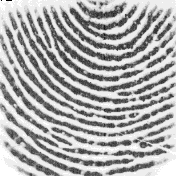
#> input picture samples/finger-1-trim.png, 176 x 176 px; its folder holds 4 pictures in this run
$ python test_finger_match.py   (older library calls are emulated)
#> lines starting #> are read from the running program, lines starting #| are printed output that depends on the picture; after the words box and inside, x2 and y2 are one past the last pixel; in counts of white or black regions, pixels touching at a corner belong together
#> further down, img is the input picture: shape (176, 176); min 0, max 255, mean 172
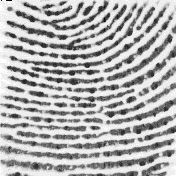
#> input picture samples/finger-10-trim.png, 176 x 176 px
#> further down, img_to_compare is the input picture: shape (176, 176); min 0, max 255, mean 176.6
### finger_match.py
import cv2
import os
import sys
import numpy
import matplotlib.pyplot as plt
from enhance_fingers import image_enhance
from skimage.morphology import skeletonize, thin

# os.chdir("/app/")

def removedot(invertThin):
    temp0 = numpy.array(invertThin[:])
    temp0 = numpy.array(temp0)
    temp1 = temp0/255
    temp2 = numpy.array(temp1)
    temp3 = numpy.array(temp2)

    enhanced_img = numpy.array(temp0)
    filter0 = numpy.zeros((10,10))
    W,H = temp0.shape[:2]
    filtersize = 6

    for i in range(W - filtersize):
        for j in range(H - filtersize):
            filter0 = temp1[i:i + filtersize,j:j + filtersize]

            flag = 0
            if sum(filter0[:,0]) == 0:
                flag +=1
            if sum(filter0[:,filtersize - 1]) == 0:
                flag +=1
            if sum(filter0[0,:]) == 0:
                flag +=1
            if sum(filter0[filtersize - 1,:]) == 0:
                flag +=1
            if flag > 3:
                temp2[i:i + filtersize, j:j + filtersize] = numpy.zeros((filtersize, filtersize))

    return temp2


def get_descriptors(img):
	clahe = cv2.createCLAHE(clipLimit=2.0, tileGridSize=(8,8))
	img = clahe.apply(img)
	img = image_enhance.image_enhance(img)
	img = numpy.array(img, dtype=numpy.uint8)
	# Threshold
	ret, img = cv2.threshold(img, 127, 255, cv2.THRESH_BINARY_INV | cv2.THRESH_OTSU)
	# Normalize to 0 and 1 range
	img[img == 255] = 1

	#Thinning
	skeleton = skeletonize(img)
	skeleton = numpy.array(skeleton, dtype=numpy.uint8)
	skeleton = removedot(skeleton)
	# Harris corners
	harris_corners = cv2.cornerHarris(img, 3, 3, 0.04)
	harris_normalized = cv2.normalize(harris_corners, 0, 255, norm_type=cv2.NORM_MINMAX, dtype=cv2.CV_32FC1)
	threshold_harris = 125
	# Extract keypoints
	keypoints = []
	for x in range(0, harris_normalized.shape[0]):
		for y in range(0, harris_normalized.shape[1]):
			if harris_normalized[x][y] > threshold_harris:
				keypoints.append(cv2.KeyPoint(y, x, 1))
	# Define descriptor
	orb = cv2.ORB_create()
	# Compute descriptors
	_, des = orb.compute(img, keypoints)
	return (keypoints, des);


def match(img1, img2):
	kp1, des1 = get_descriptors(img1)
	kp2, des2 = get_descriptors(img2)

	# Matching between descriptors
	bf = cv2.BFMatcher(cv2.NORM_HAMMING, crossCheck=True)
	matches = sorted(bf.match(des1, des2), key= lambda match:match.distance)

	# Plot keypoints
	# img4 = cv2.drawKeypoints(img1, kp1, outImage=None)
	# img5 = cv2.drawKeypoints(img2, kp2, outImage=None)
	# f, axarr = plt.subplots(1,2)
	# axarr[0].imshow(img4)
	# axarr[1].imshow(img5)
	# plt.show()
	# # Plot matches
	# img3 = cv2.drawMatches(img1, kp1, img2, kp2, matches, flags=2, outImg=None)
	# plt.imshow(img3)
	# plt.show()

	# Calculate score
	score = 0;
	for match in matches:
		score += match.distance
	score_threshold = 50
	if score/len(matches) < score_threshold:
		return True,score/len(matches)
	else:
		return False, score/len(matches)


# [5 lines that do not run on import are left out]

### enhance_fingers/ridge_segment.py
# -*- coding: utf-8 -*-
"""
Created on Mon Apr 18 23:04:30 2016

@author: utkarsh
"""


# RIDGESEGMENT - Normalises fingerprint image and segments ridge region
#
# Function identifies ridge regions of a fingerprint image and returns a
# mask identifying this region.  It also normalises the intesity values of
# the image so that the ridge regions have zero mean, unit standard
# deviation.
#
# This function breaks the image up into blocks of size blksze x blksze and
# evaluates the standard deviation in each region.  If the standard
# deviation is above the threshold it is deemed part of the fingerprint.
# Note that the image is normalised to have zero mean, unit standard
# deviation prior to performing this process so that the threshold you
# specify is relative to a unit standard deviation.
#
# Usage:   [normim, mask, maskind] = ridgesegment(im, blksze, thresh)
#
# Arguments:   im     - Fingerprint image to be segmented.
#              blksze - Block size over which the the standard
#                       deviation is determined (try a value of 16).
#              thresh - Threshold of standard deviation to decide if a
#                       block is a ridge region (Try a value 0.1 - 0.2)
#
# Returns:     normim - Image where the ridge regions are renormalised to
#                       have zero mean, unit standard deviation.
#              mask   - Mask indicating ridge-like regions of the image,
#                       0 for non ridge regions, 1 for ridge regions.
#              maskind - Vector of indices of locations within the mask.
#
# Suggested values for a 500dpi fingerprint image:
#
#   [normim, mask, maskind] = ridgesegment(im, 16, 0.1)
#
# See also: RIDGEORIENT, RIDGEFREQ, RIDGEFILTER

### REFERENCES

# Peter Kovesi
# School of Computer Science & Software Engineering
# The University of Western Australia
# pk at csse uwa edu au
# http://www.csse.uwa.edu.au/~pk


import numpy as np

def normalise(img,mean,std):
    normed = (img - np.mean(img))/(np.std(img));
    return(normed)

def ridge_segment(im,blksze,thresh):

#> called with blksze = 16, thresh = 0.1
    rows,cols = im.shape;

    im = normalise(im,0,1);    # normalise to get zero mean and unit standard deviation


    new_rows =  np.int(blksze * np.ceil((np.float(rows))/(np.float(blksze))))
    new_cols =  np.int(blksze * np.ceil((np.float(cols))/(np.float(blksze))))

    padded_img = np.zeros((new_rows,new_cols));
    stddevim = np.zeros((new_rows,new_cols));

    padded_img[0:rows][:,0:cols] = im;

    for i in range(0,new_rows,blksze):
        for j in range(0,new_cols,blksze):
            block = padded_img[i:i+blksze][:,j:j+blksze];

            stddevim[i:i+blksze][:,j:j+blksze] = np.std(block)*np.ones(block.shape)
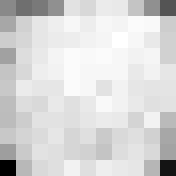
#> stddevim: shape (176, 176) float64; min 0.0828, max 1.1, mean 0.941; drawn with min black and max white

    stddevim = stddevim[0:rows][:,0:cols]

    mask = stddevim > thresh;
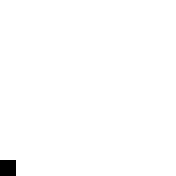
#> mask: shape (176, 176) bool; 99.2% white; 1 black region, box (x1, y1, x2, y2) and area: (0, 160, 16, 176) 256

    mean_val = np.mean(im[mask]);
#> mean_val = -0.00848

    std_val = np.std(im[mask]);
#> std_val = 1

    normim = (im - mean_val)/(std_val);

    return(normim,mask)

### enhance_fingers/ridge_orient.py
# -*- coding: utf-8 -*-
"""
Created on Tue Apr 19 11:31:54 2016

@author: utkarsh
"""


# RIDGEORIENT - Estimates the local orientation of ridges in a fingerprint
#
# Usage:  [orientim, reliability, coherence] = ridgeorientation(im, gradientsigma,...
#                                             blocksigma, ...
#                                             orientsmoothsigma)
#
# Arguments:  im                - A normalised input image.
#             gradientsigma     - Sigma of the derivative of Gaussian
#                                 used to compute image gradients.
#             blocksigma        - Sigma of the Gaussian weighting used to
#                                 sum the gradient moments.
#             orientsmoothsigma - Sigma of the Gaussian used to smooth
#                                 the final orientation vector field.
#                                 Optional: if ommitted it defaults to 0
#
# Returns:    orientim          - The orientation image in radians.
#                                 Orientation values are +ve clockwise
#                                 and give the direction *along* the
#                                 ridges.
#             reliability       - Measure of the reliability of the
#                                 orientation measure.  This is a value
#                                 between 0 and 1. I think a value above
#                                 about 0.5 can be considered 'reliable'.
#                                 reliability = 1 - Imin./(Imax+.001);
#             coherence         - A measure of the degree to which the local
#                                 area is oriented.
#                                 coherence = ((Imax-Imin)./(Imax+Imin)).^2;
#
# With a fingerprint image at a 'standard' resolution of 500dpi suggested
# parameter values might be:
#
#    [orientim, reliability] = ridgeorient(im, 1, 3, 3);
#
# See also: RIDGESEGMENT, RIDGEFREQ, RIDGEFILTER

### REFERENCES

# May 2003      Original version by Raymond Thai,
# January 2005  Reworked by Peter Kovesi
# October 2011  Added coherence computation and orientsmoothsigma made optional
#
# School of Computer Science & Software Engineering
# The University of Western Australia
# pk at csse uwa edu au
# http://www.csse.uwa.edu.au/~pk


import numpy as np;
import cv2;
from scipy import ndimage;
from scipy import signal

def ridge_orient(im, gradientsigma, blocksigma, orientsmoothsigma):
#> called with gradientsigma = 1, blocksigma = 7, orientsmoothsigma = 7
    rows,cols = im.shape;
#> rows = 176; cols = 176
    #Calculate image gradients.
    sze = np.fix(6*gradientsigma);
    if np.remainder(sze,2) == 0:
        sze = sze+1;

    gauss = cv2.getGaussianKernel(np.int(sze),gradientsigma);
    f = gauss * gauss.T;

    fy,fx = np.gradient(f);     #Gradient of Gaussian

    #Gx = ndimage.convolve(np.double(im),fx);
    #Gy = ndimage.convolve(np.double(im),fy);

    Gx = signal.convolve2d(im,fx,mode='same');
    Gy = signal.convolve2d(im,fy,mode='same');

    Gxx = np.power(Gx,2);
    Gyy = np.power(Gy,2);
    Gxy = Gx*Gy;

    #Now smooth the covariance data to perform a weighted summation of the data.

    sze = np.fix(6*blocksigma);

    gauss = cv2.getGaussianKernel(np.int(sze),blocksigma);
    f = gauss * gauss.T;

    Gxx = ndimage.convolve(Gxx,f);
    Gyy = ndimage.convolve(Gyy,f);
    Gxy = 2*ndimage.convolve(Gxy,f);

    # Analytic solution of principal direction
    denom = np.sqrt(np.power(Gxy,2) + np.power((Gxx - Gyy),2)) + np.finfo(float).eps;

    sin2theta = Gxy/denom;            # Sine and cosine of doubled angles
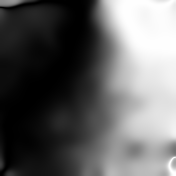
#> sin2theta: shape (176, 176) float64; min -1, max 1, mean -0.229; drawn with min black and max white
    cos2theta = (Gxx-Gyy)/denom;


    if orientsmoothsigma:
        sze = np.fix(6*orientsmoothsigma);
        if np.remainder(sze,2) == 0:
            sze = sze+1;
        gauss = cv2.getGaussianKernel(np.int(sze),orientsmoothsigma);
        f = gauss * gauss.T;
        cos2theta = ndimage.convolve(cos2theta,f); # Smoothed sine and cosine of
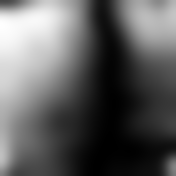
#> cos2theta: shape (176, 176) float64; min -0.988, max 0.691, mean -0.369; drawn with min black and max white
        sin2theta = ndimage.convolve(sin2theta,f); # doubled angles

    orientim = np.pi/2 + np.arctan2(sin2theta,cos2theta)/2;
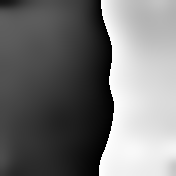
#> orientim: shape (176, 176) float64; min 8.75e-05, max 3.14, mean 1.45; drawn with min black and max white
    return(orientim);

### enhance_fingers/ridge_freq.py
# -*- coding: utf-8 -*-
"""
Created on Tue Apr 19 12:14:49 2016

@author: utkarsh
"""


# RIDGEFREQ - Calculates a ridge frequency image
#
# Function to estimate the fingerprint ridge frequency across a
# fingerprint image. This is done by considering blocks of the image and
# determining a ridgecount within each block by a call to FREQEST.
#
# Usage:
#  [freqim, medianfreq] =  ridgefreq(im, mask, orientim, blksze, windsze, ...
#                                    minWaveLength, maxWaveLength)
#
# Arguments:
#         im       - Image to be processed.
#         mask     - Mask defining ridge regions (obtained from RIDGESEGMENT)
#         orientim - Ridge orientation image (obtained from RIDGORIENT)
#         blksze   - Size of image block to use (say 32)
#         windsze  - Window length used to identify peaks. This should be
#                    an odd integer, say 3 or 5.
#         minWaveLength,  maxWaveLength - Minimum and maximum ridge
#                     wavelengths, in pixels, considered acceptable.
#
# Returns:
#         freqim     - An image  the same size as im with  values set to
#                      the estimated ridge spatial frequency within each
#                      image block.  If a  ridge frequency cannot be
#                      found within a block, or cannot be found within the
#                      limits set by min and max Wavlength freqim is set
#                      to zeros within that block.
#         medianfreq - Median frequency value evaluated over all the
#                      valid regions of the image.
#
# Suggested parameters for a 500dpi fingerprint image
#   [freqim, medianfreq] = ridgefreq(im,orientim, 32, 5, 5, 15);
#

# See also: RIDGEORIENT, FREQEST, RIDGESEGMENT

# Reference:
# Hong, L., Wan, Y., and Jain, A. K. Fingerprint image enhancement:
# Algorithm and performance evaluation. IEEE Transactions on Pattern
# Analysis and Machine Intelligence 20, 8 (1998), 777 789.

### REFERENCES

# Peter Kovesi
# School of Computer Science & Software Engineering
# The University of Western Australia
# pk at csse uwa edu au
# http://www.csse.uwa.edu.au/~pk


import numpy as np
#import math
#import scipy.ndimage
from .frequest import frequest

def ridge_freq(im, mask, orient, blksze, windsze,minWaveLength, maxWaveLength):
#> called with blksze = 38, windsze = 5, minWaveLength = 5, maxWaveLength = 15
    rows,cols = im.shape;
#> rows = 176; cols = 176
    freq = np.zeros((rows,cols));

    for r in range(0,rows-blksze,blksze):
        for c in range(0,cols-blksze,blksze):
            blkim = im[r:r+blksze][:,c:c+blksze];
            blkor = orient[r:r+blksze][:,c:c+blksze];


            freq[r:r+blksze][:,c:c+blksze] = frequest(blkim,blkor,windsze,minWaveLength,maxWaveLength);
#> this loop made 4 passes
#> pass 1, in frequest, `rotim = rotim[offset:offset+cropsze][:,offset:offset+cropsze];`:
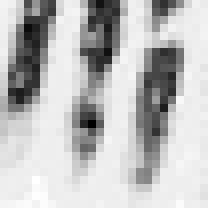
#> rotim: shape (26, 26) float64 (shown 8 times larger); min -1.91, max 1.11, mean 0.34; drawn with min black and max white
#> (the rest of the program and of its run is left out)
